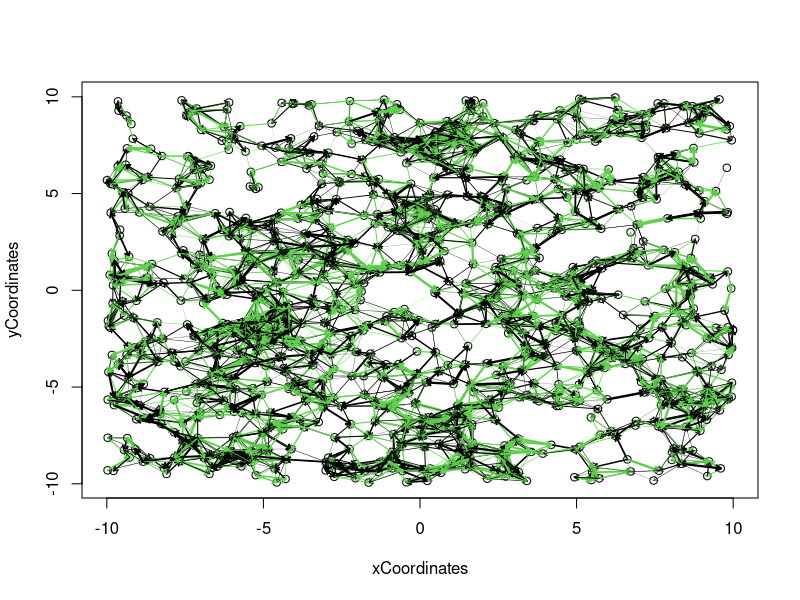
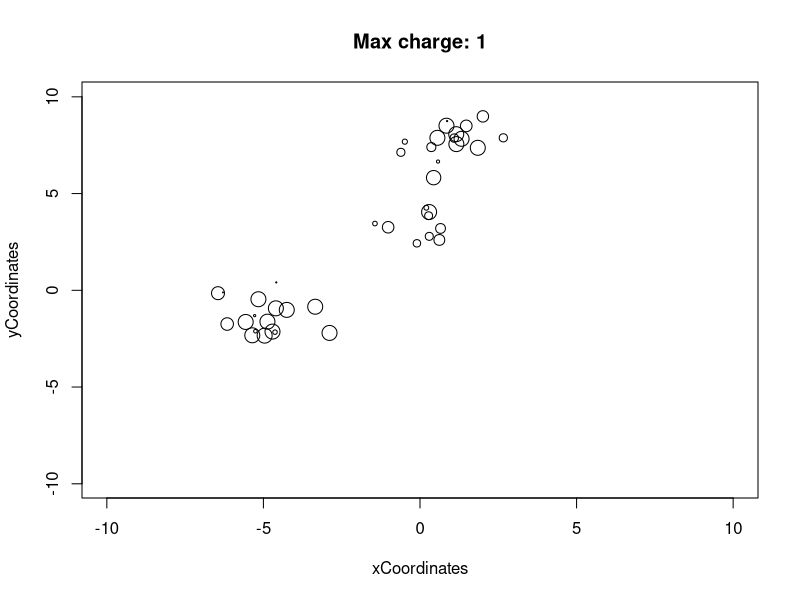
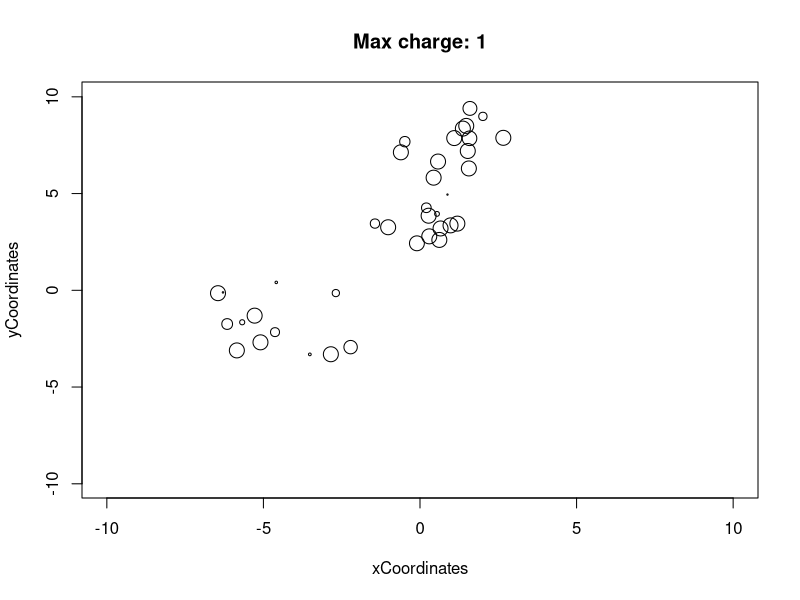
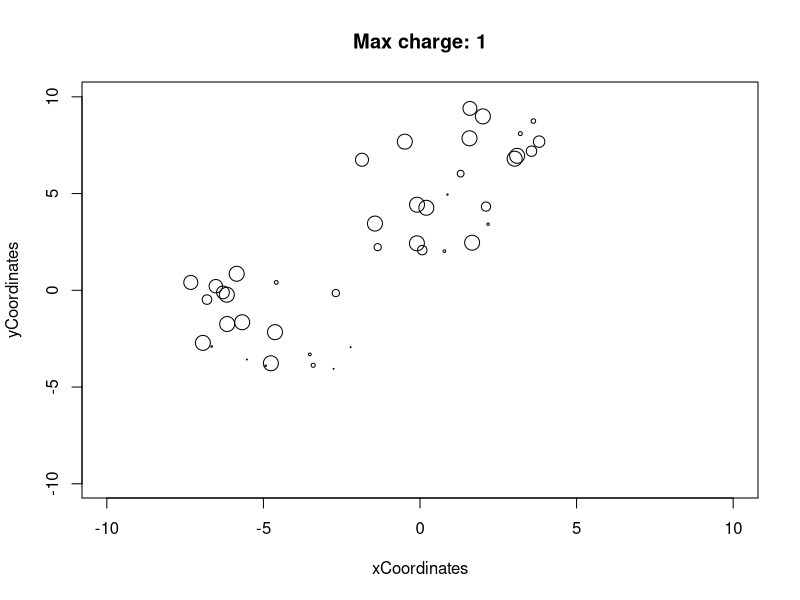
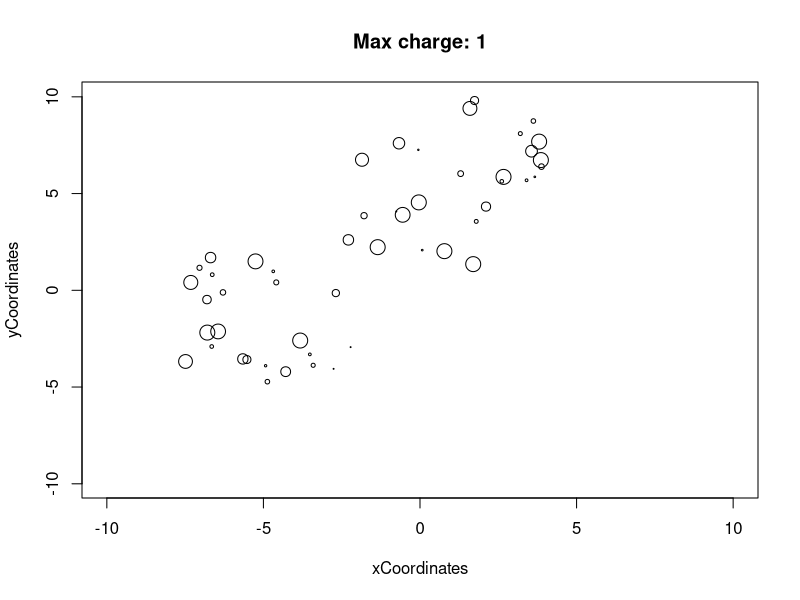
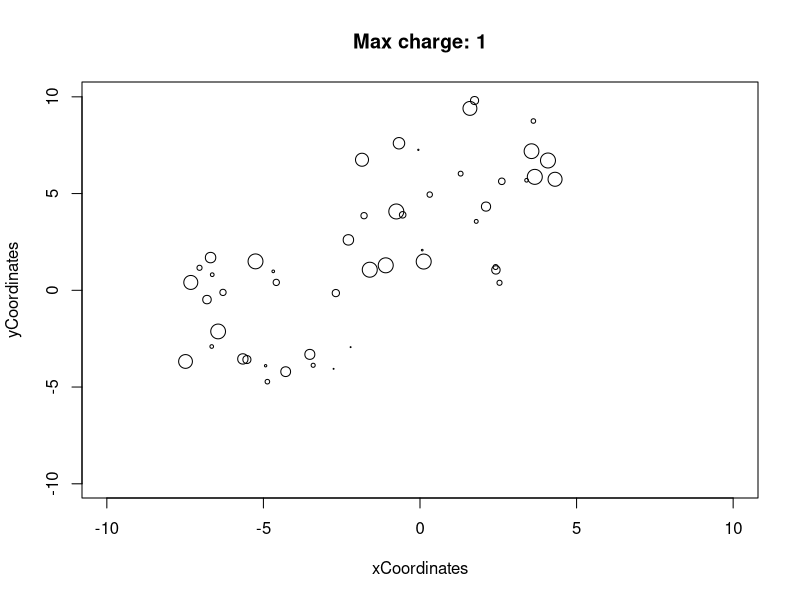
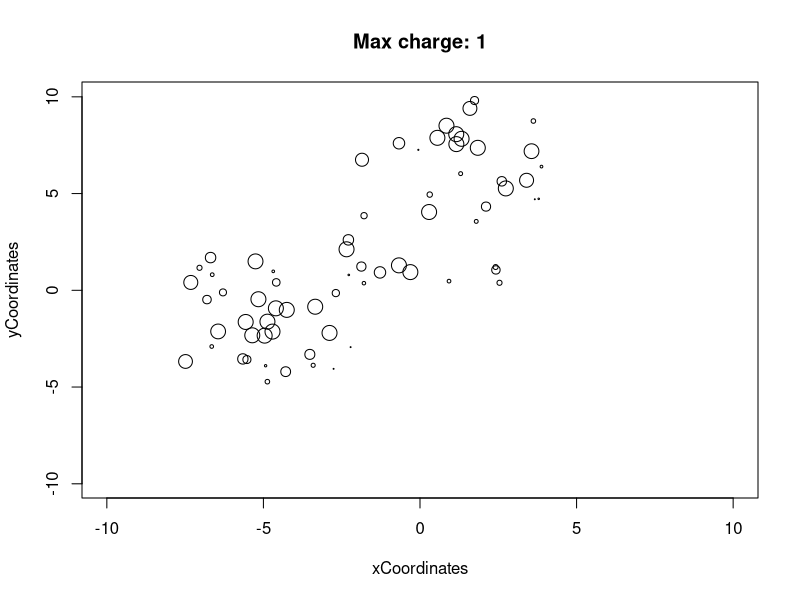
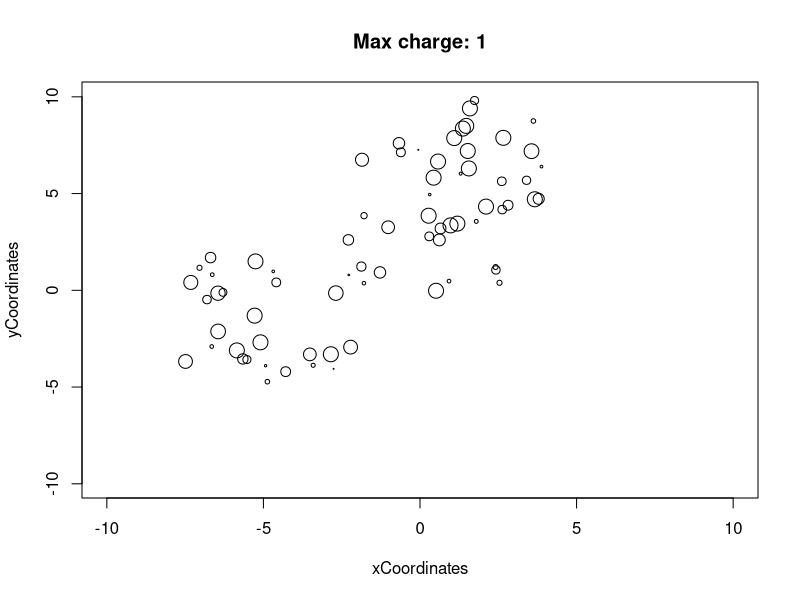

Write R code to recreate these figures, in order. (Note: a time limit stopped this script after it produced the figures.)
numNeurons <- 1000
maxAllowedCharge <- 1  # Set this to a suitable value


xCoordinates <- runif(numNeurons, -10, 10)
yCoordinates <- runif(numNeurons, -10, 10)

# Calculating distances between all pairs of neurons
pairwiseDistances <- matrix(0, numNeurons, numNeurons)
for (i in 1:numNeurons) {
  for (j in 1:numNeurons) {
    pairwiseDistances[i, j] <- sqrt((xCoordinates[j] - xCoordinates[i])^2 + (yCoordinates[j] - yCoordinates[i])^2)
  }
}

# Constructing the network of neurons
neuronNetwork <- matrix(0, numNeurons, numNeurons)

for (i in 1:numNeurons) {
  accessibleNeurons <- which(pairwiseDistances[i, ] < 1.3)
  if (length(accessibleNeurons) > 2) {
    accessibleNeurons <- accessibleNeurons[accessibleNeurons != i]
    numConnections <- sample(2:length(accessibleNeurons), 1)
    connections <- sample(accessibleNeurons, numConnections)
    neuronNetwork[i, connections] <- 1
  }
}

# Generating random strengths for each connection
connectionStrengths <- neuronNetwork * matrix(rnorm(numNeurons^2, 0, 1), numNeurons, numNeurons)

# Visualizing the network of neurons
plot(yCoordinates ~ xCoordinates)
for (i in 1:numNeurons) {
  connectedNeurons <- which(neuronNetwork[i, ] == 1)
  if (length(connectedNeurons) > 0) {
    arrows(x0 = rep(xCoordinates[i], length(connectedNeurons)), y0 = rep(yCoordinates[i], length(connectedNeurons)),
           x1 = xCoordinates[connectedNeurons], y1 = yCoordinates[connectedNeurons],
           length = 0.05, lwd = abs(connectionStrengths[i, connectedNeurons]), col = I(2 + sign(connectionStrengths[i, connectedNeurons])))
  }
}

# Finding the input and output neurons
numConnectionsFrom <- rowSums(neuronNetwork)
numInputNeurons <- 6
InputNeurons <- tail(order(numConnectionsFrom), numInputNeurons)

numConnectionsTo <- colSums(neuronNetwork)
numOutputNeurons <- 2
OutputNeurons <- tail(order(numConnectionsTo), numOutputNeurons)

# Copying the original connection strengths
originalStrengths <- connectionStrengths

# Initializing variables for the simulation
neuronCharges <- rep(0, numNeurons)
unavailableNeurons <- rep(0, numNeurons)

windows()

# Simulating the firing of neurons
neuronCharges[InputNeurons] <- 10
lastFiredNeurons <- c()
counter <- 0
for (time in 1:1000) {
  # Pause for 0.1 second (adjust as needed)
  Sys.sleep(0.1)
  
  counter <- counter + 1
  if (counter == 1) {
    neuronCharges[InputNeurons] <- 10
    counter <- 0
  }

  firingNeurons <- which(neuronCharges >= 1)
  neuronCharges[firingNeurons] <- 0
  unavailableNeurons[firingNeurons] <- 5
  unavailableNeurons <- unavailableNeurons - 1
  unavailableNeurons[unavailableNeurons < 0] <- 0
  neuronCharges <- 1 * neuronCharges

  if (length(firingNeurons) > 1) {
    chargingNeurons <- colSums(connectionStrengths[firingNeurons, ])
  } else if (length(firingNeurons) == 1) {
    chargingNeurons <- connectionStrengths[firingNeurons, ]
  } else {
    chargingNeurons <- neuronCharges * 0
  }
  
  chargingNeurons[unavailableNeurons > 0] <- 0
  neuronCharges <- neuronCharges + chargingNeurons
  
  # Limit the charge to the maximum allowed charge
  neuronCharges[neuronCharges > maxAllowedCharge] <- maxAllowedCharge

  for (i in 1:length(firingNeurons)) {
    reinforceLinksFrom <- lastFiredNeurons[neuronNetwork[lastFiredNeurons, firingNeurons[i]] == 1]
    connectionStrengths[reinforceLinksFrom, firingNeurons[i]] <- connectionStrengths[reinforceLinksFrom, firingNeurons[i]] * 1.1
  }

  # lastFiredNeurons <- firingNeurons
  # fire <- rep(1, numNeurons)
  # fire[firingNeurons] <- 2
  # plot(yCoordinates ~ xCoordinates, col = fire, pch = (fire - 1) * 18 + 1)
  
  # Normalize charge for plotting (adjust the scaling factor as needed)
  neuronSize <- neuronCharges / max(neuronCharges) * 2

  lastFiredNeurons <- firingNeurons
  fire <- rep(1, numNeurons)
  fire[firingNeurons] <- 2
  plot(yCoordinates ~ xCoordinates, col = fire, pch = (fire - 1) * 18 + 1, cex = neuronSize)
  
  # Add maximum charge as text to the plot
  # text(xCoordinates[1], yCoordinates[1], paste("Max charge:", round(max(neuronCharges), 2)), pos = 4, col = "red")
  title(main=paste("Max charge:", round(max(neuronCharges), 2)), col = "red")
}
